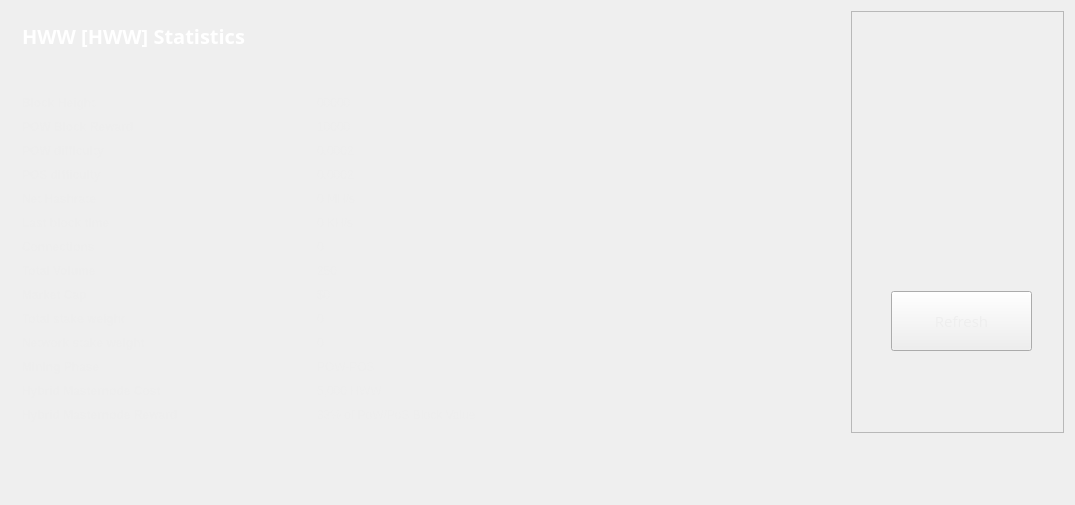
<?xml version="1.0" encoding="UTF-8"?>
<ui version="4.0">
 <class>StatisticsPage</class>
 <widget class="QWidget" name="StatisticsPage">
  <property name="windowModality">
   <enum>Qt::NonModal</enum>
  </property>
  <property name="geometry">
   <rect>
    <x>0</x>
    <y>0</y>
    <width>1075</width>
    <height>505</height>
   </rect>
  </property>
  <property name="windowTitle">
   <string>Digging</string>
  </property>
  <property name="styleSheet">
   <string notr="true">color:#eeeeee;
font-family:'Open Sans,sans-serif';</string>
  </property>
  <layout class="QGridLayout" name="gridLayout">
   <property name="sizeConstraint">
    <enum>QLayout::SetMaximumSize</enum>
   </property>
   <item row="0" column="1">
    <widget class="QFrame" name="frame">
     <property name="minimumSize">
      <size>
       <width>213</width>
       <height>0</height>
      </size>
     </property>
     <property name="font">
      <font>
       <family>Open Sans,sans-serif</family>
      </font>
     </property>
     <property name="frameShape">
      <enum>QFrame::StyledPanel</enum>
     </property>
     <property name="frameShadow">
      <enum>QFrame::Raised</enum>
     </property>
     <widget class="QPushButton" name="startButton">
      <property name="geometry">
       <rect>
        <x>40</x>
        <y>280</y>
        <width>141</width>
        <height>60</height>
       </rect>
      </property>
      <property name="sizePolicy">
       <sizepolicy hsizetype="Fixed" vsizetype="Fixed">
        <horstretch>0</horstretch>
        <verstretch>0</verstretch>
       </sizepolicy>
      </property>
      <property name="minimumSize">
       <size>
        <width>120</width>
        <height>60</height>
       </size>
      </property>
      <property name="font">
       <font>
        <family>Open Sans,sans-serif</family>
        <pointsize>11</pointsize>
       </font>
      </property>
      <property name="autoFillBackground">
       <bool>false</bool>
      </property>
      <property name="styleSheet">
       <string notr="true"/>
      </property>
      <property name="text">
       <string>Refresh</string>
      </property>
      <property name="icon">
       <iconset resource="../bitcoin.qrc">
        <normaloff>:/icons/refresh</normaloff>:/icons/refresh</iconset>
      </property>
     </widget>
     <widget class="QLabel" name="label">
      <property name="geometry">
       <rect>
        <x>10</x>
        <y>10</y>
        <width>191</width>
        <height>191</height>
       </rect>
      </property>
      <property name="text">
       <string/>
      </property>
      <property name="pixmap">
       <pixmap resource="../bitcoin.qrc">:/icons/HWW</pixmap>
      </property>
      <property name="scaledContents">
       <bool>true</bool>
      </property>
     </widget>
    </widget>
   </item>
   <item row="0" column="0">
    <widget class="QFrame" name="gridFrame_2">
     <layout class="QGridLayout" name="gridLayout_4">
      <item row="3" column="0">
       <layout class="QFormLayout" name="formLayout_2">
        <property name="fieldGrowthPolicy">
         <enum>QFormLayout::FieldsStayAtSizeHint</enum>
        </property>
        <property name="horizontalSpacing">
         <number>139</number>
        </property>
        <property name="verticalSpacing">
         <number>10</number>
        </property>
        <property name="rightMargin">
         <number>0</number>
        </property>
        <item row="1" column="0">
         <widget class="QLabel" name="label_14">
          <property name="text">
           <string>&lt;html&gt;&lt;head/&gt;&lt;body&gt;&lt;p&gt;&lt;span style=&quot; font-weight:600;&quot;&gt;Block Height&lt;/span&gt;&lt;/p&gt;&lt;/body&gt;&lt;/html&gt;</string>
          </property>
         </widget>
        </item>
        <item row="1" column="1">
         <widget class="QLabel" name="heightBox">
          <property name="text">
           <string>00000</string>
          </property>
         </widget>
        </item>
        <item row="2" column="0">
         <widget class="QLabel" name="label_12">
          <property name="text">
           <string>&lt;html&gt;&lt;head/&gt;&lt;body&gt;&lt;p&gt;&lt;span style=&quot; font-weight:600;&quot;&gt;POW Block Reward&lt;/span&gt;&lt;/p&gt;&lt;/body&gt;&lt;/html&gt;</string>
          </property>
         </widget>
        </item>
        <item row="2" column="1">
         <widget class="QLabel" name="rewardBox">
          <property name="text">
           <string>10000</string>
          </property>
         </widget>
        </item>
        <item row="3" column="0">
         <widget class="QLabel" name="label_13">
          <property name="text">
           <string>&lt;html&gt;&lt;head/&gt;&lt;body&gt;&lt;p&gt;&lt;span style=&quot; font-weight:600;&quot;&gt;POW difficulty&lt;/span&gt;&lt;/p&gt;&lt;/body&gt;&lt;/html&gt;</string>
          </property>
         </widget>
        </item>
        <item row="3" column="1">
         <widget class="QLabel" name="diffBox">
          <property name="text">
           <string>0.0002</string>
          </property>
         </widget>
        </item>
        <item row="4" column="0">
         <widget class="QLabel" name="label_9">
          <property name="text">
           <string>&lt;html&gt;&lt;head/&gt;&lt;body&gt;&lt;p&gt;&lt;span style=&quot; font-weight:600;&quot;&gt;POS difficulty&lt;/span&gt;&lt;/p&gt;&lt;/body&gt;&lt;/html&gt;</string>
          </property>
         </widget>
        </item>
        <item row="4" column="1">
         <widget class="QLabel" name="diffBox2">
          <property name="text">
           <string>0.0002</string>
          </property>
         </widget>
        </item>
        <item row="5" column="0">
         <widget class="QLabel" name="label_16">
          <property name="text">
           <string>&lt;html&gt;&lt;head/&gt;&lt;body&gt;&lt;p&gt;&lt;span style=&quot; font-weight:600;&quot;&gt;Net Hashrate&lt;/span&gt;&lt;/p&gt;&lt;/body&gt;&lt;/html&gt;</string>
          </property>
         </widget>
        </item>
        <item row="5" column="1">
         <widget class="QLabel" name="pawrateBox">
          <property name="text">
           <string>0 MH/s</string>
          </property>
         </widget>
        </item>
        <item row="6" column="0">
         <widget class="QLabel" name="label3_2">
          <property name="sizePolicy">
           <sizepolicy hsizetype="Preferred" vsizetype="Maximum">
            <horstretch>0</horstretch>
            <verstretch>0</verstretch>
           </sizepolicy>
          </property>
          <property name="text">
           <string>&lt;html&gt;&lt;head/&gt;&lt;body&gt;&lt;p&gt;&lt;span style=&quot; font-weight:600;&quot;&gt;Last block time&lt;/span&gt;&lt;/p&gt;&lt;/body&gt;&lt;/html&gt;</string>
          </property>
         </widget>
        </item>
        <item row="6" column="1">
         <widget class="QLabel" name="localBox">
          <property name="text">
           <string>0 KH/s</string>
          </property>
         </widget>
        </item>
        <item row="7" column="0">
         <widget class="QLabel" name="label1_2">
          <property name="text">
           <string>&lt;html&gt;&lt;head/&gt;&lt;body&gt;&lt;p&gt;&lt;span style=&quot; font-weight:600;&quot;&gt;Connections&lt;/span&gt;&lt;/p&gt;&lt;/body&gt;&lt;/html&gt;</string>
          </property>
         </widget>
        </item>
        <item row="7" column="1">
         <widget class="QLabel" name="connectionBox">
          <property name="text">
           <string>0</string>
          </property>
         </widget>
        </item>
        <item row="8" column="0">
         <widget class="QLabel" name="label_8">
          <property name="text">
           <string>&lt;html&gt;&lt;head/&gt;&lt;body&gt;&lt;p&gt;&lt;span style=&quot; font-weight:600;&quot;&gt;Total Volume&lt;/span&gt;&lt;/p&gt;&lt;/body&gt;&lt;/html&gt;</string>
          </property>
         </widget>
        </item>
        <item row="8" column="1">
         <widget class="QLabel" name="volumeBox">
          <property name="text">
           <string>250</string>
          </property>
         </widget>
        </item>
        <item row="9" column="0">
         <widget class="QLabel" name="label_17">
          <property name="text">
           <string>&lt;html&gt;&lt;head/&gt;&lt;body&gt;&lt;p&gt;&lt;span style=&quot; font-weight:600;&quot;&gt;Market Cap&lt;/span&gt;&lt;/p&gt;&lt;/body&gt;&lt;/html&gt;</string>
          </property>
         </widget>
        </item>
        <item row="9" column="1">
         <widget class="QLabel" name="marketcap">
          <property name="text">
           <string>$0</string>
          </property>
         </widget>
        </item>
        <item row="10" column="0">
         <widget class="QLabel" name="label_10">
          <property name="text">
           <string>&lt;html&gt;&lt;head/&gt;&lt;body&gt;&lt;p&gt;&lt;span style=&quot; font-weight:600;&quot;&gt;Total stake weight&lt;/span&gt;&lt;/p&gt;&lt;/body&gt;&lt;/html&gt;</string>
          </property>
         </widget>
        </item>
        <item row="10" column="1">
         <widget class="QLabel" name="minBox">
          <property name="text">
           <string>0</string>
          </property>
         </widget>
        </item>
        <item row="11" column="0">
         <widget class="QLabel" name="label_11">
          <property name="text">
           <string>&lt;html&gt;&lt;head/&gt;&lt;body&gt;&lt;p&gt;&lt;span style=&quot; font-weight:600;&quot;&gt;Network stake weight&lt;/span&gt;&lt;/p&gt;&lt;/body&gt;&lt;/html&gt;</string>
          </property>
         </widget>
        </item>
        <item row="11" column="1">
         <widget class="QLabel" name="maxBox">
          <property name="text">
           <string>0</string>
          </property>
         </widget>
        </item>
        <item row="12" column="0">
         <widget class="QLabel" name="label_15">
          <property name="text">
           <string>&lt;html&gt;&lt;head/&gt;&lt;body&gt;&lt;p&gt;&lt;span style=&quot; font-weight:600;&quot;&gt;Mining Phase&lt;/span&gt;&lt;/p&gt;&lt;/body&gt;&lt;/html&gt;</string>
          </property>
         </widget>
        </item>
        <item row="12" column="1">
         <widget class="QLabel" name="cBox">
          <property name="text">
           <string>POW-POS</string>
          </property>
         </widget>
        </item>
        <item row="13" column="0">
         <widget class="QLabel" name="label_99">
          <property name="text">
           <string>&lt;html&gt;&lt;head/&gt;&lt;body&gt;&lt;p&gt;&lt;span style=&quot; font-weight:600;&quot;&gt;Hybrid Masternode Cost&lt;/span&gt;&lt;/p&gt;&lt;/body&gt;&lt;/html&gt;</string>
          </property>
         </widget>
        </item>
        <item row="13" column="1">
         <widget class="QLabel" name="mncost">
          <property name="text">
           <string>5,000 HWW</string>
          </property>
         </widget>
        </item>
        <item row="14" column="0">
         <widget class="QLabel" name="label_100">
          <property name="text">
           <string>&lt;html&gt;&lt;head/&gt;&lt;body&gt;&lt;p&gt;&lt;span style=&quot; font-weight:600;&quot;&gt;Hybrid Masternode Reward&lt;/span&gt;&lt;/p&gt;&lt;/body&gt;&lt;/html&gt;</string>
          </property>
         </widget>
        </item>
        <item row="14" column="1">
         <widget class="QLabel" name="mnreward">
          <property name="text">
           <string>33% of PoW/PoS Block Value</string>
          </property>
         </widget>
        </item>
       </layout>
      </item>
      <item row="1" column="0">
       <layout class="QHBoxLayout" name="horizontalLayout_4">
        <property name="spacing">
         <number>7</number>
        </property>
        <item>
         <widget class="QLabel" name="label_5">
          <property name="font">
           <font>
            <family>Open Sans,sans-serif</family>
           </font>
          </property>
          <property name="text">
           <string>&lt;html&gt;&lt;head/&gt;&lt;body&gt;&lt;p&gt;&lt;span style=&quot; font-size:20px; font-weight:600; color:#FFFFFF;&quot;&gt;HWW [HWW] Statistics&lt;/span&gt;&lt;/p&gt;&lt;/body&gt;&lt;/html&gt;</string>
          </property>
         </widget>
        </item>
        <item>
         <spacer name="horizontalSpacer_2">
          <property name="orientation">
           <enum>Qt::Horizontal</enum>
          </property>
          <property name="sizeHint" stdset="0">
           <size>
            <width>40</width>
            <height>20</height>
           </size>
          </property>
         </spacer>
        </item>
       </layout>
      </item>
      <item row="2" column="0">
       <spacer name="verticalSpacer_2">
        <property name="orientation">
         <enum>Qt::Vertical</enum>
        </property>
        <property name="sizeHint" stdset="0">
         <size>
          <width>20</width>
          <height>40</height>
         </size>
        </property>
       </spacer>
      </item>
     </layout>
    </widget>
   </item>
   <item row="1" column="0">
    <spacer name="verticalSpacer">
     <property name="orientation">
      <enum>Qt::Vertical</enum>
     </property>
     <property name="sizeHint" stdset="0">
      <size>
       <width>20</width>
       <height>40</height>
      </size>
     </property>
    </spacer>
   </item>
  </layout>
 </widget>
 <layoutdefault spacing="6" margin="11"/>
 <resources>
  <include location="../bitcoin.qrc"/>
 </resources>
 <connections/>
</ui>
